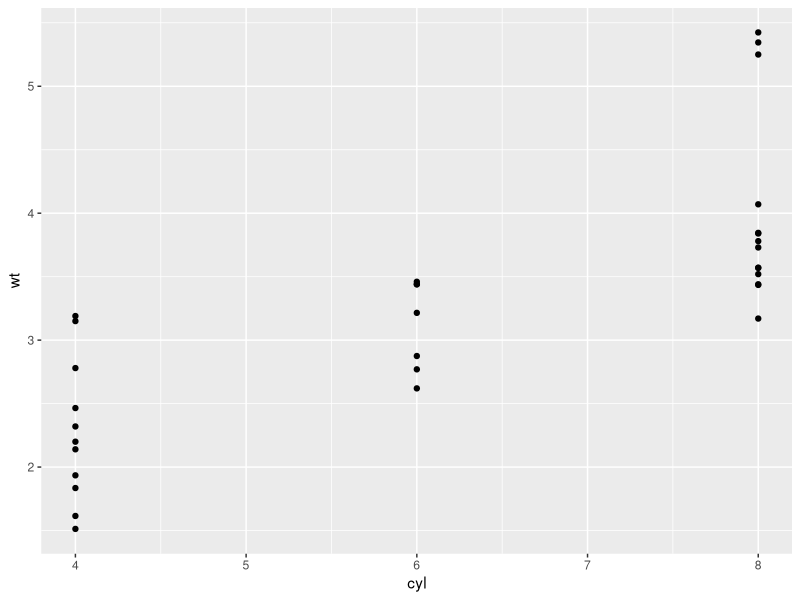
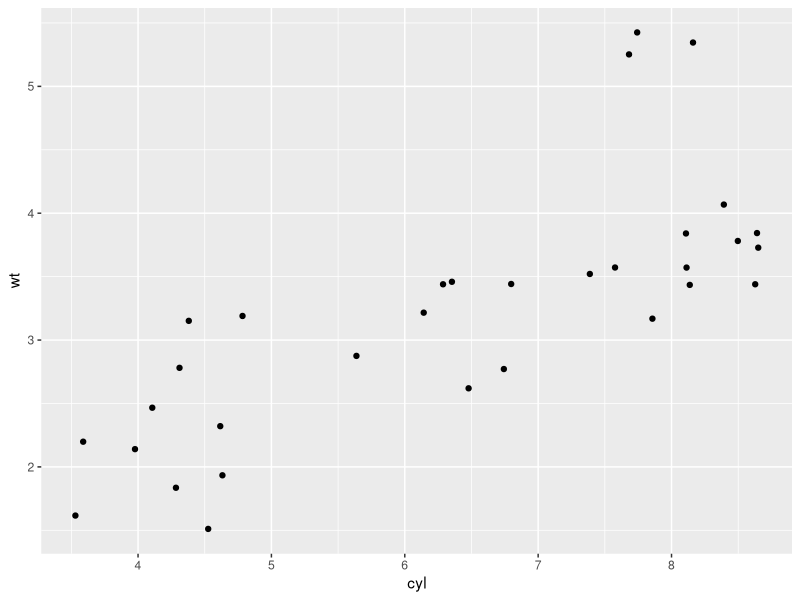
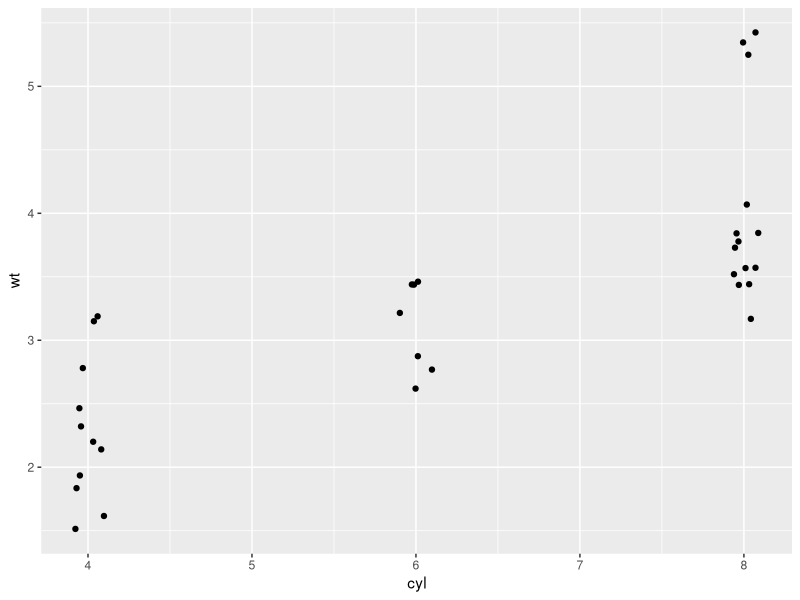
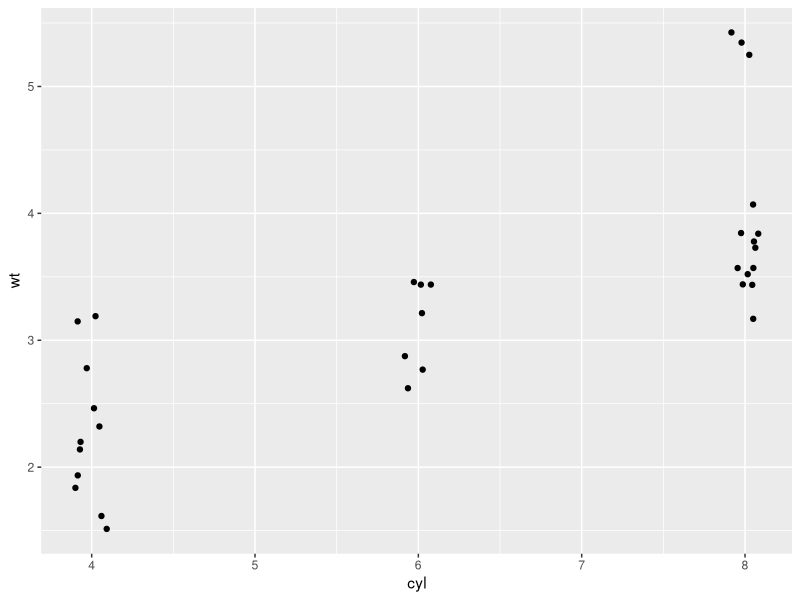
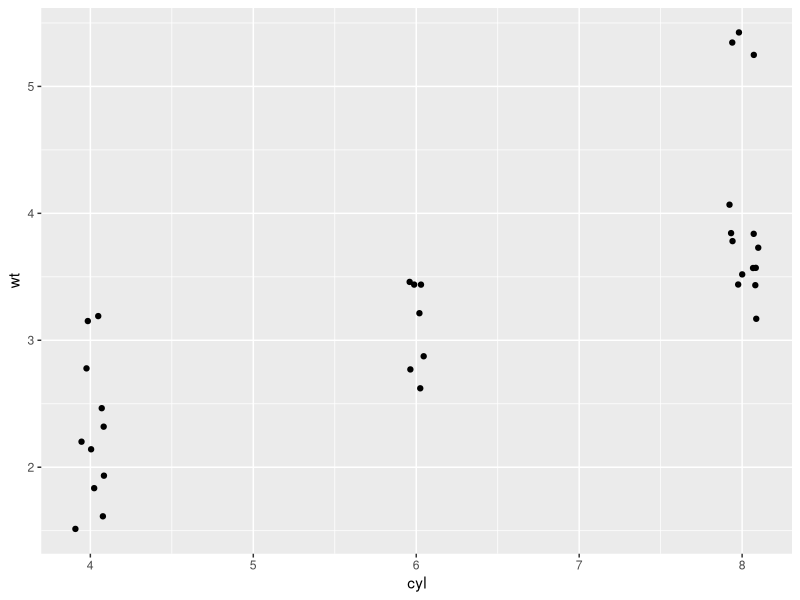

The R script that drew these images, in order:
#
#
# author: Alexander C. Hungerford
# 
# date created: 30 October 2018
# 
# course: DataCamp
#         Data Visualization with ggplot2
#         Chapter 4: Geometries
# 
###############################################################################

library(tidyverse)
data("mtcars")

# Exercise: Scatterplots and Jittering (1)

# a continuous var (wt) is mapped to y; a categorical var (cyl) is mapped to x
# this does NOT produce a scatterplot
ggplot(mtcars, aes(x = cyl, y = wt)) +
  geom_point()

# 1. with jittering - geom_jitter()
ggplot(mtcars, aes(x = cyl, y = wt)) +
  geom_jitter()

# 2. with jittering - setting width in geom_jitter()
ggplot(mtcars, aes(x = cyl, y = wt)) +
  geom_jitter(width = 0.1)

# 3. with jittering - as a position function
ggplot(mtcars, aes(x = cyl, y = wt)) +
  geom_point(position = position_jitter(0.1))

# with jittering, we get a scatterplot, but the width of the jitter is too wide
# so we'll reduce it
ggplot(mtcars, aes(x = cyl, y = wt)) +
  geom_jitter(width = 0.1)


# takeaways from this exercise?
#   1. jitter can be an argument in geom_point(position = 'jitter')
#   2. jitter can be a geom itself; geom_jitter()
#   3. jitter can be a position function; position_jitter(0.1)


###############################################################################

# Exercise: Scatterplots and jittering (2)

# using the Vocab dataset
# The Vocab dataset contains information about the years of education
# and integer score on a vocabulary test for over 21,000 individuals
# based on US General Social Surveys from 1972-2004.


###################### NOTES #################################################
#
# In the video you saw a dataset that suffered from overplotting
# because of the precision of the dataset.
# 
# Another example you saw is when you have integer data.
# This can be continuous data measured on an integer (i.e. 1 ,2, 3 ...),
# as opposed to numeric (i.e. 1.1, 1.4, 1.5, ...),
# scale, or two categorical (e.g. factor) variables,
# which are just type integer under-the-hood.
#
# In such a case you'll have a small,
# defined number of intersections between the two variables.